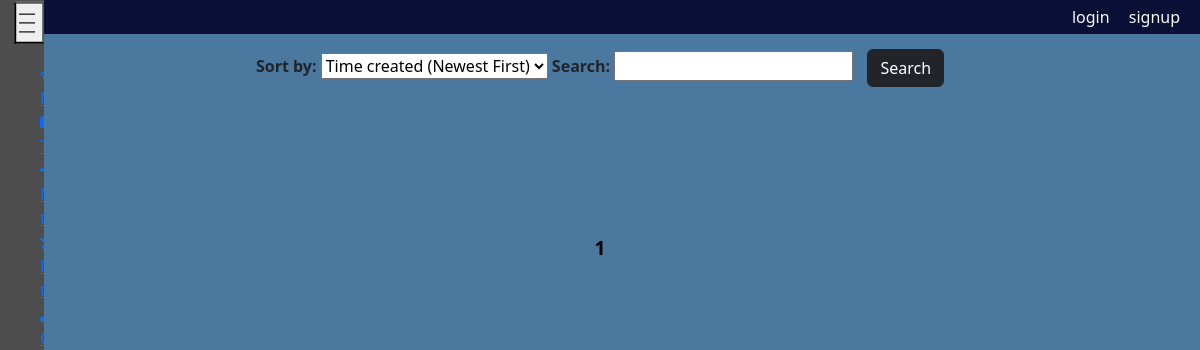
The app's page /threads/, older data.
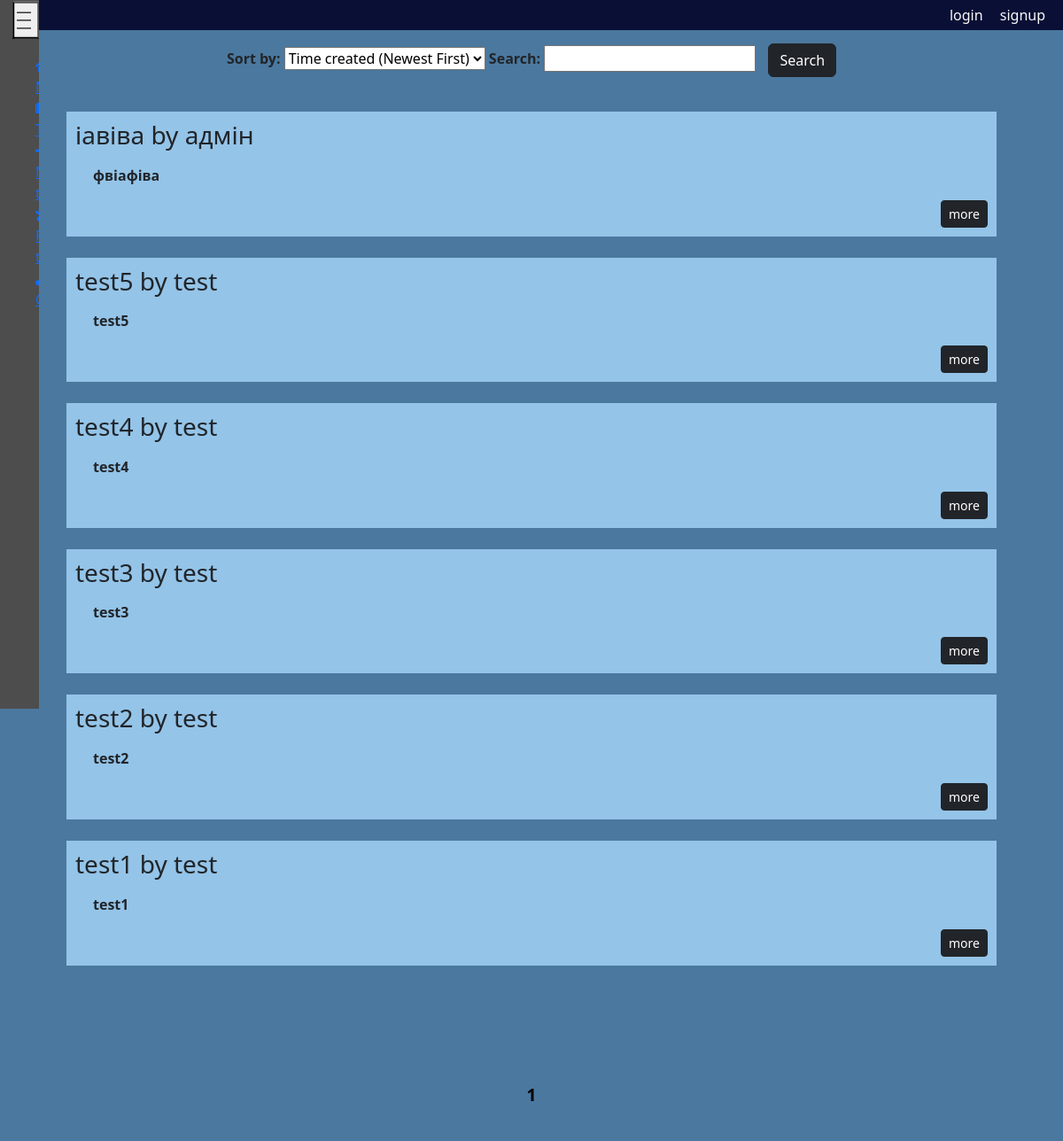
The same page, newer data.
### threads/models.py (models this page shows, shortened)
class Thread(models.Model):
    author = models.ForeignKey(CustomUser, on_delete=models.CASCADE)
    title = models.CharField('Title', max_length=250)
    time_create = models.DateTimeField('Time of publication',auto_now_add=True)
    time_update = models.DateTimeField('Time of update',auto_now=True)
    full_text = models.TextField('Full text')
    ratings = models.ManyToManyField(Rating, blank=True)
    class Meta:
        ordering = ['time_create', 'title']

### users/models.py (models this page shows)
class CustomUser(AbstractUser):
    GENDER_CHOICES = (
        ('M', 'Male'),
        ('F', 'Female'),
        ('O', 'Other'),
    )
    gender = models.CharField(max_length=1, choices=GENDER_CHOICES)
    date_of_birth = models.DateField(null=True, blank=True)
    registration_date = models.DateField(auto_now_add=True)
    avatar = models.ImageField(upload_to='avatars/', blank=True, null=True)
    additional_info = models.TextField(blank=True)
    def __str__(self):
        return self.username
    objects = CustomUserManager()

### threads/views.py (the view)
# urls.py: path('', views.Threads.as_view(), name='threads'),
class Threads(ListView):
    paginate_by = 10
    model = Thread
    template_name = 'threads/threads.html'
    context_object_name = 'threads'
    def get_queryset(self):
        order_by = self.request.GET.get('order_by', '-time_create')
        search_text = self.request.GET.get('search_text', '')
        if search_text:
            return Thread.objects.filter(Q(title__icontains=search_text) | Q(full_text__icontains=search_text) | Q(author__username__icontains=search_text)).order_by(order_by)
        return Thread.objects.order_by(order_by).select_related('author')

### threads/templates/threads/threads.html (shortened to what this page needs)
{% extends 'main/layout.html' %}
{% block content%}
    <div class="threads-page">
        <div class="search-bar">
            <form method="get" action="">
                <label for="order_by">Sort by:</label>
                <select name="order_by" id="order_by">
                    <option value="-time_create" {% if request.GET.order_by == '-time_create' %}selected{% endif %}>Time created (Newest First)</option>
                </select>
                <label for="search_text">Search:</label>
                <input type="text" name="search_text" id="search_text" value="{{ request.GET.search_text }}">
                <button type="submit" class="btn btn-dark">Search</button>
            </form>
        </div>
        {% for el in threads%}
            <div class="threads">
                <h3>{{el.title}} by {{el.author}}</h3>
                <p>{{ el.full_text|truncatechars:500|linebreaks|truncatewords:50 }}</p>
                <div style="text-align: right;">
                    <a class="btn btn-dark btn-sm" href="{% url 'thread' thId=el.id %}">more</a>
                </div>
            </div>
        {% endfor%}
        <br>
        <nav class="pagination-container">
            <div class="pagination">
                <span class="pagination-inner">
                    {% for p in paginator.page_range %}
                        {% if page_obj.number == p %}
                            <a class="pagination-active" href="?page={{ p }}">{{ p }}</a>
                        {% elif p >= page_obj.number|add:-2 and p <= page_obj.number|add:2 %}
                            <a href="?page={{ p }}">{{ p }}</a>
                        {% endif %}
                    {% endfor %}
                </span>
            </div>
        </nav>
    </div>
{% endblock%}

### main/templates/main/layout.html (shortened to what this page needs)
{% load static %}
<!DOCTYPE html>
<html lang="en">
<head>
    <link rel="stylesheet" href="{% static 'main/css/main.css' %}">
    <link rel="stylesheet" href="https://cdnjs.cloudflare.com/ajax/libs/font-awesome/5.15.3/css/all.min.css" />
    <link rel="stylesheet" href="https://cdn.jsdelivr.net/npm/bootstrap@5.2.3/dist/css/bootstrap.min.css">
</head>
<body class="body">
    <header class="text-end">
        {% if request.user.is_authenticated %}
            <a class="link-light" href="{% url 'logout' %}">log out</a>
        {% else %}
            <a class="link-light" href="{% url 'login' %}">login</a>
            <a class="link-light" href="{% url 'signup' %}">signup</a>
        {% endif %}
    </header>
    <aside class="sidebar">
        <button onclick="sidebar_button()">|||</button>
        <ul>
            <li><a href="{% url 'main' %}"><i class="fas fa-home"></i><span> Main</span></a></li>
            <li><a href="{% url 'threads' %}"><i class="fas fa-newspaper"></i><span> Threads</span></a></li>
            <li><a href="{% url 'newThread' %}"><i class="fas fa-plus"></i><span> New thread</span></a></li>
            <li><a href="{% url 'random_thread' %}"><i class="fas fa-baby"></i><span> Random thread</span></a></li>
            <li><a href="{% url 'contact' %}"><i class="fas fa-phone"></i><span> Contact</span></a></li>
        </ul>
    </aside>
    <main>
        {% block content %}
        {% endblock %}
    </main>
</body>
</html>

### main/static/main/css/main.css (style rules this page uses)
.sidebar { position: fixed; float: left; top: 0; width: 5.5vh; height: 100vh; background-color: #4d4d4d; padding: 8px; padding-right: 8px; color: #4d4d4d; overflow: hidden; overflow-y: auto; transition: width 0.3s ease-in-out; }
.sidebar ul li { list-style: none; }
.sidebar button { transform: rotate(90deg); transition: transform 0.3s ease-in-out; }
.body { background-color: #4B789F; }
main { transition: margin-left 0.3s ease-in-out; font-weight: bold; }
.threads { word-wrap: break-word; margin-top: 2%; width: 1050px; padding: 10px; background-color: #94C4E8; }
.threads p { text-indent: 20px; }
.text-end { padding-top: 5px; padding-bottom: 5px; padding-right: 20px; background-color: #0A0F35; }
.link-light { text-decoration: none; margin-left: 15px; }
.search-bar { padding: 15px; }
.search-bar button { margin-left: 10px; }
.threads-page { display: flex; flex-direction: column; align-items: center; justify-content: center; }
.pagination-container { margin: 100px auto; text-align: center; }
.pagination { position: relative; }
.pagination a { position: relative; display: inline-block; color: black; text-decoration: none; font-size: 1.2rem; padding: 8px 16px 10px; transition: color 0.2s; }
.pagination a:before { z-index: -1; position: absolute; height: 100%; width: 100%; content: ""; top: 0; left: 0; background-color: black; border-radius: 24px; transform: scale(0); transition: all 0.2s; }
.pagination a:hover, .pagination-active { color: #fff; }
.pagination a:hover:before, .pagination-active:before { transform: scale(1); }

Row changes from the older to the newer data that the page shows:
added Thread: title "іавіва", author "адмін", full_text "фвіафіва"
added Thread: title "test5", author "test", full_text "test5"
added Thread: title "test4", author "test", full_text "test4"
added Thread: title "test3", author "test", full_text "test3"
added Thread: title "test2", author "test", full_text "test2"
added Thread: title "test1", author "test", full_text "test1"
